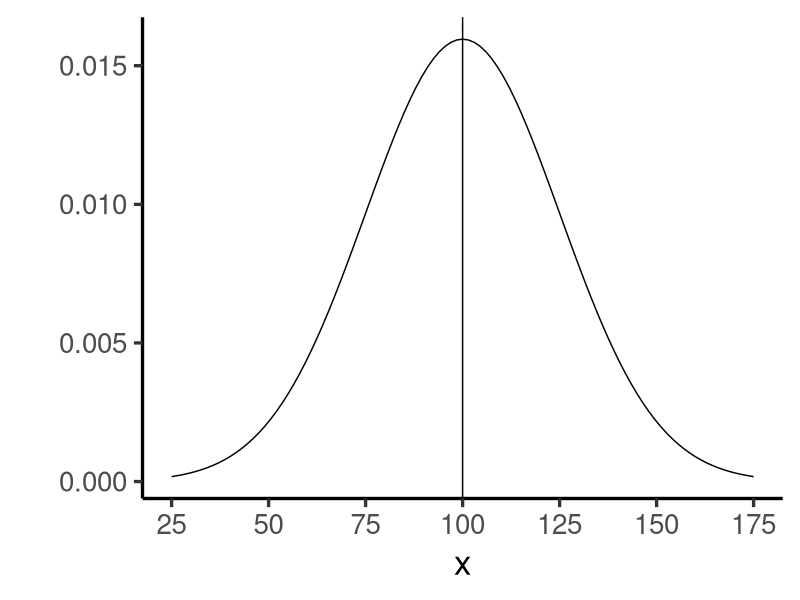
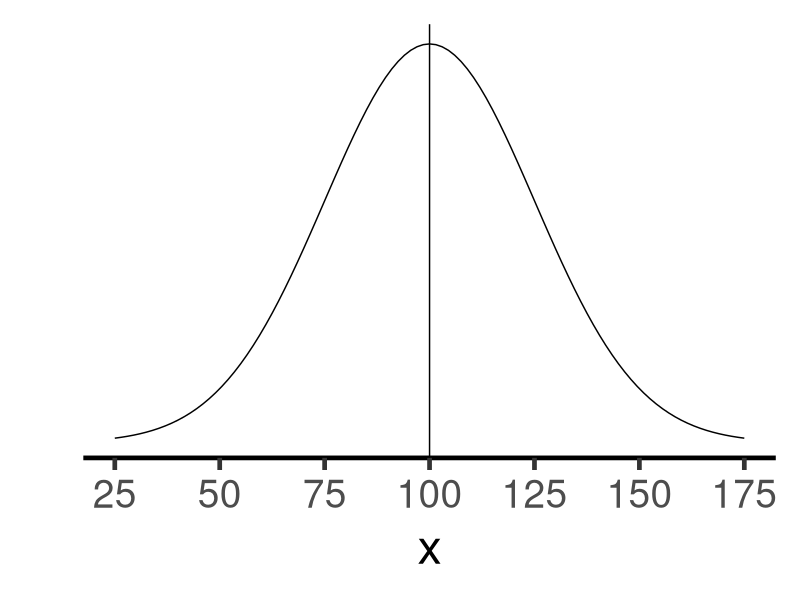
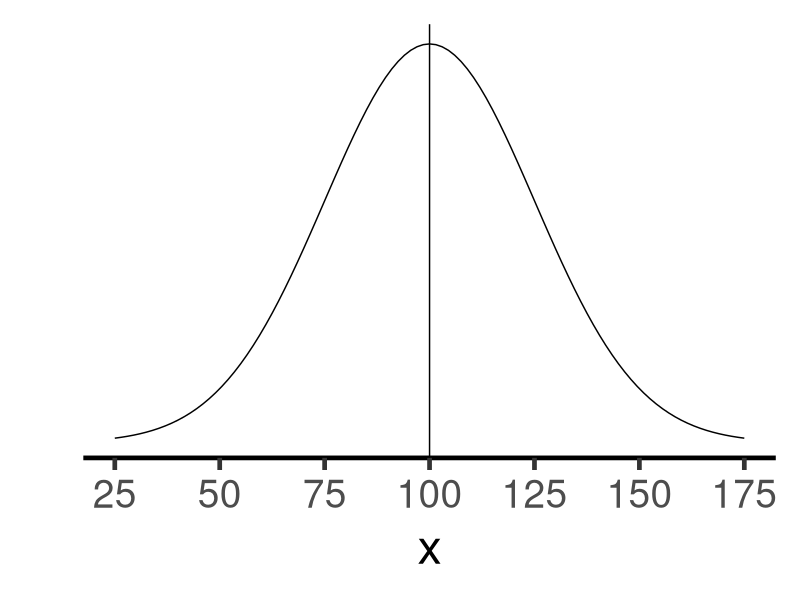
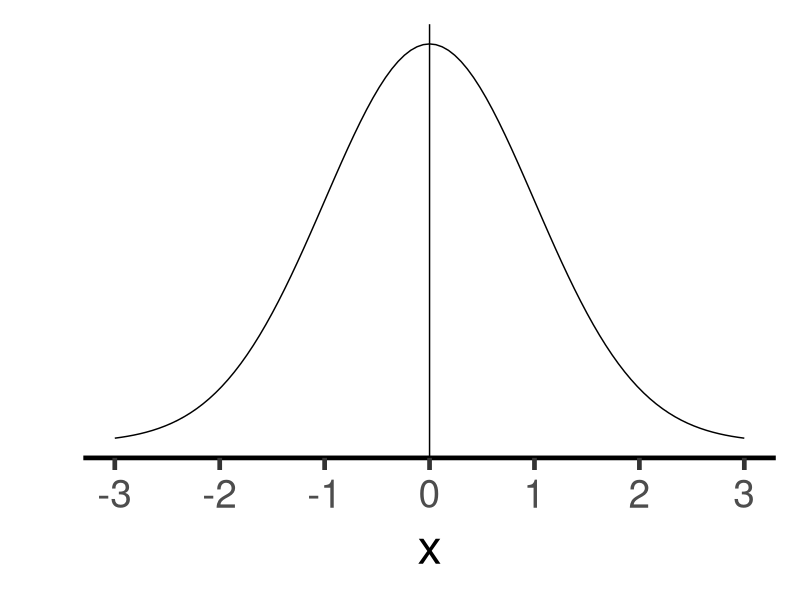
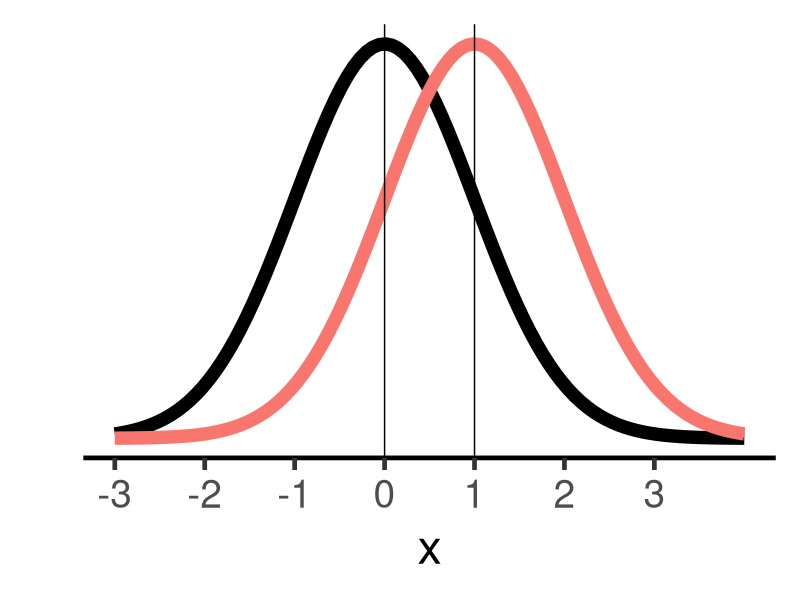
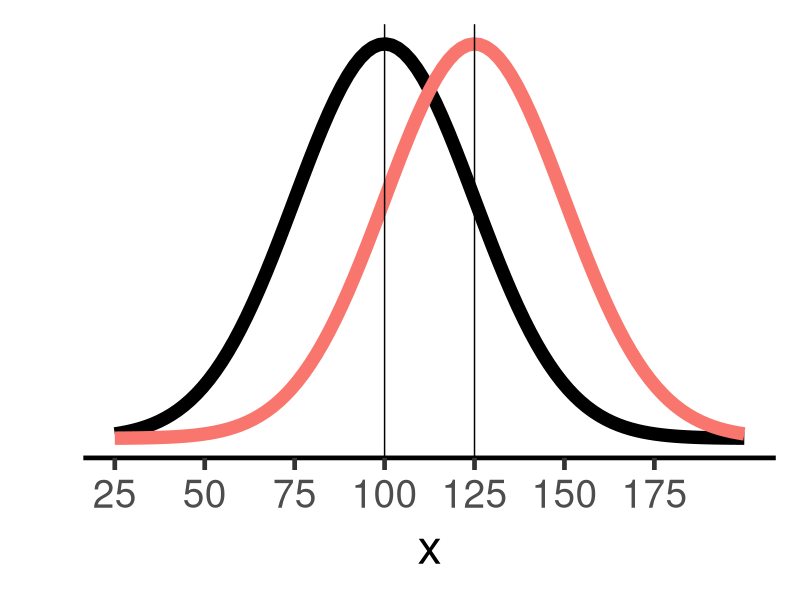
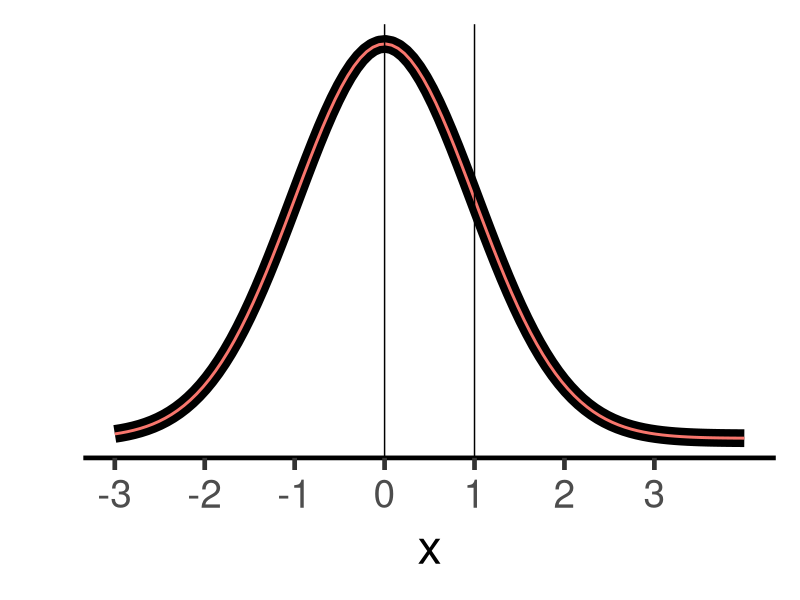

R code for these plots, in order: (Note: this script raises an error after producing the figures.)
## ---- chunk 1
options(htmltools.dir.version = FALSE)
knitr::opts_chunk$set(echo = FALSE,message=FALSE,warning=FALSE, cache = FALSE)
## ---- chunk 2
library(ggplot2)

ggplot(data = data.frame(x = c(25, 175)), aes(x)) +
  stat_function(fun = dnorm, n = 101, args = list(mean = 100, sd = 25)) + ylab("") +
  scale_x_continuous(breaks = c(25,50,75,100,125,150,175))+
  geom_vline(xintercept = 100)+
  theme_classic(base_size=25)

## ---- chunk 3
library(ggplot2)

ggplot(data = data.frame(x = c(25, 175)), aes(x)) +
  stat_function(fun = dnorm, n = 101, args = list(mean = 100, sd = 25)) + ylab("") +
  scale_y_continuous(breaks = c())+
  scale_x_continuous(breaks = c(25,50,75,100,125,150,175))+
  geom_vline(xintercept = 100)+
  theme_classic(base_size=35)

## ---- chunk 4
library(ggplot2)

ggplot(data = data.frame(x = c(25, 175)), aes(x)) +
  stat_function(fun = dnorm, n = 101, args = list(mean = 100, sd = 25)) + ylab("") +
  scale_y_continuous(breaks = c())+
  scale_x_continuous(breaks = c(25,50,75,100,125,150,175))+
  geom_vline(xintercept = 100)+
  theme_classic(base_size=35)

## ---- chunk 5
library(ggplot2)

ggplot(data = data.frame(x = c(-3, 3)), aes(x)) +
  stat_function(fun = dnorm, n = 101, args = list(mean = 0, sd = 1)) + ylab("") +
  scale_y_continuous(breaks = c())+
  scale_x_continuous(breaks = c(-3,-2,-1,0,1,2,3))+
  geom_vline(xintercept = 0)+
  theme_classic(base_size=35)

## ---- chunk 6
ggplot(data = data.frame(x = c(-3, 4)), aes(x)) +
  stat_function(fun = dnorm, n = 101, args = list(mean = 0, sd = 1), aes(size=3)) + 
  stat_function(fun = dnorm, n = 101, args = list(mean = 1, sd = 1), aes(color="red", size=3)) + 
  ylab("") +
  scale_y_continuous(breaks = c())+
  scale_x_continuous(breaks = c(-3,-2,-1,0,1,2,3))+
  geom_vline(xintercept = 0)+
  geom_vline(xintercept = 1)+
  theme_classic(base_size=35)+
  theme(legend.position = "none")

## ---- chunk 7
ggplot(data = data.frame(x = c(25, 200)), aes(x)) +
  stat_function(fun = dnorm, n = 101, args = list(mean = 100, sd = 25), aes(size=3)) + 
  stat_function(fun = dnorm, n = 101, args = list(mean = 125, sd = 25), aes(color="red", size=3)) + 
  ylab("") +
  scale_y_continuous(breaks = c())+
  scale_x_continuous(breaks = c(25,50,75,100,125,150,175))+
  geom_vline(xintercept = 100)+
  geom_vline(xintercept = 125)+
  theme_classic(base_size=35)+
  theme(legend.position = "none")

## ---- chunk 8
ggplot(data = data.frame(x = c(-3, 4)), aes(x)) +
  stat_function(fun = dnorm, n = 101, args = list(mean = 0, sd = 1), aes(size=3)) + 
  stat_function(fun = dnorm, n = 101, args = list(mean = 0, sd = 1), aes(color="red", size=2.5)) + 
  ylab("") +
  scale_y_continuous(breaks = c())+
  scale_x_continuous(breaks = c(-3,-2,-1,0,1,2,3))+
  geom_vline(xintercept = 0)+
  geom_vline(xintercept = 1)+
  theme_classic(base_size=35)+
  theme(legend.position = "none")

## ---- chunk 9
knitr::include_graphics("figs/power/Power.001.png")
## ---- chunk 10
knitr::include_graphics("figs/power/Power.002.png")
## ---- chunk 11
knitr::include_graphics("figs/power/Power.003.png")
## ---- chunk 12
knitr::include_graphics("figs/power/Power.004.png")
## ---- chunk 13
knitr::include_graphics("figs/power/Power.005.png")
## ---- chunk 14
t_null <- replicate(1000,t.test(rnorm(10,0,1),
                                rnorm(10,0,1),
                                paired=TRUE)$statistic)

t_alt <- replicate(1000,t.test(rnorm(10,1,1),
                                rnorm(10,0,1),
                                paired=TRUE)$statistic)
## ---- chunk 15
df<- data.frame(type= rep(c("null","alternative"),each=1000),
                ts = c(t_null,t_alt))

ggplot(df, aes(x=ts, group=type,
               fill=type))+
  geom_histogram(alpha=0.7, position="identity")+
  theme_classic(base_size=25)+
  theme(legend.position="top")+
  geom_vline(xintercept=qt(.95,9))
## ---- chunk 16
t_null <- replicate(1000,t.test(rnorm(50,0,1),
                                rnorm(50,0,1),
                                paired=TRUE)$statistic)

t_alt <- replicate(1000,t.test(rnorm(50,1,1),
                                rnorm(50,0,1),
                                paired=TRUE)$statistic)
## ---- chunk 17
df<- data.frame(type= rep(c("null","alternative"),each=1000),
                ts = c(t_null,t_alt))

ggplot(df, aes(x=ts, group=type,
               fill=type))+
  geom_histogram(alpha=0.7, position="identity")+
  theme_classic(base_size=25)+
  theme(legend.position="top")+
  geom_vline(xintercept=qt(.95,9))
## ---- chunk 18
t_null <- replicate(1000,t.test(rnorm(10,0,1),
                                rnorm(10,0,1),
                                paired=TRUE)$statistic)

t_alt <- replicate(1000,t.test(rnorm(10,2,1),
                                rnorm(10,0,1),
                                paired=TRUE)$statistic)
## ---- chunk 19
df<- data.frame(type= rep(c("null","alternative"),each=1000),
                ts = c(t_null,t_alt))

ggplot(df, aes(x=ts, group=type,
               fill=type))+
  geom_histogram(alpha=0.7, position="identity")+
  theme_classic(base_size=25)+
  theme(legend.position="top")+
  geom_vline(xintercept=qt(.95,9))
## ---- chunk 20
library(pwr)

effect_sizes <- seq(.1,2,.1)
power <- sapply(effect_sizes, 
          FUN = function(x) {
            pwr.t.test(n=10,
            d=x,
            sig.level=.05,
            type="paired",
            alternative="two.sided")$power})
plot_df <- data.frame(effect_sizes,power)

library(ggplot2)
ggplot(plot_df, aes(x=effect_sizes,
                    y=power))+
  geom_point()+
  geom_line()+
  theme_classic(base_size=25)
## ---- chunk 21
num_subjects <- seq(10,1000,10)
power <- sapply(num_subjects, 
          FUN = function(x) {
            pwr.t.test(n=x,
            d=.2,
            sig.level=.05,
            type="paired",
            alternative="two.sided")$power})
plot_df <- data.frame(num_subjects,power)

library(ggplot2)
ggplot(plot_df, aes(x=num_subjects,
                    y=power))+
  geom_point()+
  geom_line()+
  theme_classic(base_size=25)
